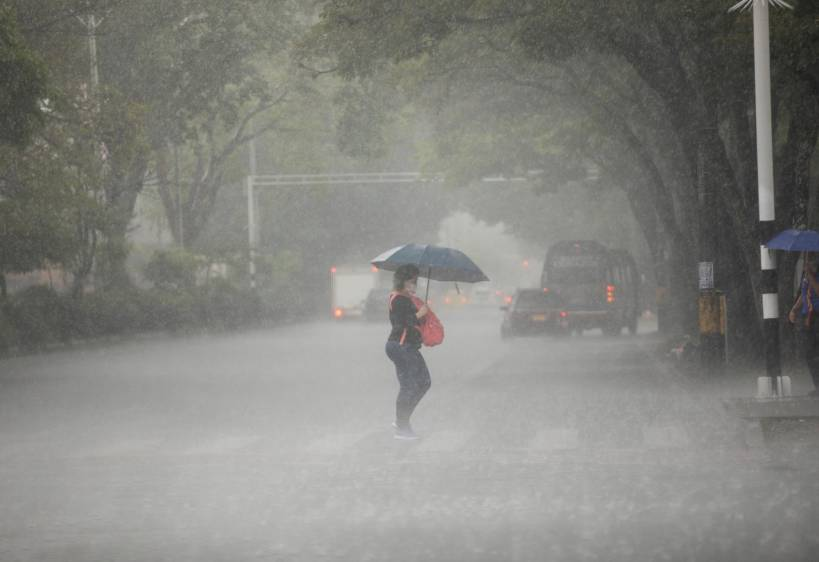
#> input picture test1.jpg, 819 x 562 px
$ jupyter execute --allow-errors ProyectoFinal.ipynb   (shell and % lines are left out)
#> lines starting #> are read from the running program, lines starting #| are printed output that depends on the picture
<br><br>
<h2 style="color:darkblue">IMPLEMENTACIÓN DE LOS MÉTODOS</h2>

<h3 style="color:teal"> OPTIMIZACIÓN CONVEXA</h3>

<h4>Paquetes a instalar</h4>

[cell 1]
# !pip install cvxpy
# !pip install numpy
# !pip install opencv-python
# !pip install tensorflow
# !pip install tabulate

<h4>Funciones para calcular los parámetros que usaremos en nuestro modelo</h4>

[cell 2]
def plot_results(HazeImg, HazeCorrectedImg):
    fig, axes = plt.subplots(nrows=1, ncols=2,figsize=(15,15))
    axes.ravel()
    rgb_img_original = cv2.cvtColor(HazeImg, cv2.COLOR_BGR2RGB)
    rgb_img_dehazed = cv2.cvtColor(HazeCorrectedImg, cv2.COLOR_BGR2RGB)
    axes[0].imshow(rgb_img_original)
    axes[0].title.set_text("Imagen original")
    axes[1].imshow(rgb_img_dehazed)
    axes[1].title.set_text("Imagen reconstruida")
    fig.tight_layout()
    plt.show()

    fig1, axes1 = plt.subplots(nrows=1, ncols=2,figsize=(15,5))
    axes1[0].title.set_text("Histograma de intensidad de luz")
    axes1[0].hist(HazeImg.ravel(),256,[0,256])
    axes1[1].title.set_text("Histograma de intensidad de luz")
    axes1[1].hist(HazeCorrectedImg.ravel(),256,[0,256])
    fig1.tight_layout()

    fig2, axes2 = plt.subplots(nrows=1, ncols=2,figsize=(15,5))

    for channel_id, color in enumerate(colors):
        histogram, bin_edges = np.histogram(
            HazeImg[:, :, channel_id], bins=256, range=(0, 256)
        )
        axes2[0].plot(bin_edges[0:-1], histogram, color=color)
    fig2.tight_layout()
    axes2[0].title.set_text("Histograma de colores por canal");
    axes2[1].title.set_text("Histograma de colores por canal");

    # fig2.tight_layout()
    for channel_id, color in enumerate(colors):
        histogram, bin_edges = np.histogram(
            HazeCorrectedImg[:, :, channel_id], bins=256, range=(0, 256)
        )
        axes2[1].plot(bin_edges[0:-1], histogram, color=color)

    fig2.tight_layout()

[cell 3]
import cv2
import copy
import numpy as np
import matplotlib.pyplot as plt

# Calculamos A para encontrar la luz del aire

def Airlight(HazeImg, windowSize):
    A = []
    for ch in range(len(HazeImg.shape)):
      kernel = np.ones((windowSize, windowSize), np.uint8)
      minImg = cv2.erode(HazeImg[:, :, ch], kernel)
#       plt.imshow(cv2.erode(HazeImg[:, :, ch], kernel))
#       plt.show()
      A.append(int(minImg.max()))
    return(A)

[cell 4]
# Calculamos la función de transmisión para cada pixel. La matriz que retornamos
# es del mismo tamaño de la imagen de entrada y cada elemento tendra un valor entre 0 y 1

def TransmissionOC(HazeImg, A, C0, C1):
    t_b = np.maximum((A[0] - HazeImg[:, :, 0].astype(float)) / (A[0] - C0),
                      (HazeImg[:, :, 0].astype(float) - A[0]) / (C1 - A[0]))
    t_g = np.maximum((A[1] - HazeImg[:, :, 1].astype(float)) / (A[1] - C0),
                      (HazeImg[:, :, 1].astype(float) - A[1]) / (C1 - A[1]))
    t_r = np.maximum((A[2] - HazeImg[:, :, 2].astype(float)) / (A[2] - C0),
                      (HazeImg[:, :, 2].astype(float) - A[2]) / (C1 - A[2]))
    MaxVal = np.maximum(t_b, t_g, t_r)
    transmission = np.minimum(MaxVal, 1)
    return(transmission)

<h4>Construcción del modelo usando CVXPY</h4>

[cell 5]
import cvxpy as cp
from cvxpy.atoms.norm1 import norm1
from cvxpy.atoms.pnorm import pnorm
nombre_im="test1."
import os
os.environ['TF_CPP_MIN_LOG_LEVEL'] = '2'

def removeHaze(HazeImg, delta, Regularize = False):
    windowSize_erode = 25
    A = Airlight(HazeImg, windowSize_erode)
    C0=20
    C1=300
    Transmission = TransmissionOC(HazeImg,A,C0,C1)
    epsilon = 0.0001
    Transmission = pow(np.maximum(abs(Transmission), epsilon), delta)
    HazeCorrectedImage = copy.deepcopy(HazeImg)
    for ch in range(len(HazeImg.shape)):
        # Definimos los parámetros para construir el modelo en CVXPY
        I_c = cp.Parameter(HazeImg[:, :, ch].shape)
        I_c.value = HazeImg[:, :, ch]
        t_c = cp.Parameter(Transmission.shape)
        t_c.value = Transmission
        a_c = cp.Parameter()
        a_c.value = A[ch]

        # Definimos la variable a optimizar, que en este caso es la imagen sin niebla que queremos recuperar
        J_c = cp.Variable(HazeCorrectedImage[:, :, ch].shape)
        J_c.value = HazeCorrectedImage[:, :, ch]

        # Si el canal que se optimiza es el azul se escoge un lamba_2 ligeramente más grande para obtener mejores resultados
        if ch==2:
            lambda_1 = -0.01
            lambda_2 = 0.0015
        else:
            lambda_1 = -0.01
            lambda_2 = 0.001

        # Definimos la expresión que vamos a minimizar
        if Regularize:
          expression = I_c-(cp.multiply(J_c,t_c) + a_c*(1-t_c))+(lambda_1*(cp.norm(t_c,p=2).value))+lambda_2*cp.tv(t_c).value
        else:
          expression = I_c-(cp.multiply(J_c,t_c) + a_c*(1-t_c))
        objective = cp.Minimize(cp.sum_squares(expression))

        # Definimos las restricciones, que en este caso es que cada pixel tenga un valor entre 0 y 255
        constraints = [0 <= J_c, J_c <= 255]
        prob = cp.Problem(objective, constraints);
        prob.solve();
        temp = J_c.value;
        temp = np.maximum(np.minimum(temp, 255), 0)
        HazeCorrectedImage[:, :, ch] = temp
    return(HazeCorrectedImage)

<h4>Evaluación</h4>

Ejecutamos el siguiente código para ver un ejemplo de como funciona el problema de reconstrucción de imágenes. Se presenta una imagen de la ciudad de Bogotá en un día nublado y lluvioso.

[cell 6]
HazeImg = cv2.imread(nombre_im+"jpg")
#> HazeImg is the input picture: shape (562, 819, 3); mean B, G, R 127.1, 131.8, 131.7
colors = ("red", "green", "blue")

#> (the rest of this cell did not finish here and is left out)

#> after the loop in Airlight, `for ch in range(len(HazeImg.shape)):`: A = [185, 187, 187]
#> in removeHaze, `Transmission = pow(np.maximum(abs(Transmission), epsilon), delta)`:
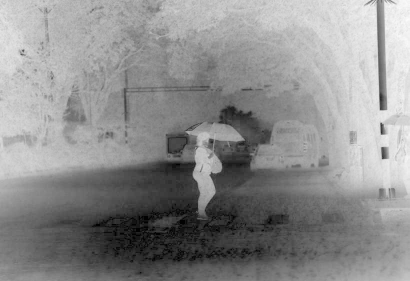
#> Transmission: shape (562, 819) float64 (shown at 1/2 size); min 0.01, max 1, mean 0.554

# cv2.imwrite("DCPdehazed-"+nombre_im+"png",HazeCorrectedImg)

#> (a cell that did not finish here is left out)

<br><br>
<h3 style="color:teal"> MÉTODO ROY-CHAUDHURI</h3>

[cell 8]
import scipy.io as io
import urllib.request
import matplotlib.pyplot as plt

[cell 9]
def TransmissionRC(HazeImg, A):
    one_matrix = np.ones((HazeImg.shape[0],HazeImg.shape[1]))
    t_b = one_matrix-HazeImg[:, :, 0].astype(float)*(0.95/A[0])
    t_g = one_matrix-HazeImg[:, :, 1].astype(float)*(0.95/A[1])
    t_r = one_matrix-HazeImg[:, :, 2].astype(float)*(0.95/A[2])
    MaxVal = np.maximum(t_b, t_g, t_r)
    transmission = np.minimum(MaxVal, 1)
    return(transmission)

[cell 10]
# [8 lines left out: function contrastControllerRC, not called in this run]

[cell 11]
def removeHazeRC(HazeImg, delta, Regularize = False):
    windowSize_erode=25
    A = Airlight(HazeImg, windowSize_erode)
    Transmission=TransmissionRC(HazeImg, A)
    epsilon = 0.0001
    A_contrast = [(255-x)/255 for x in A]
    A_contrast = [1-np.max(A_contrast)+x for x in A_contrast]
    Transmission = pow(np.maximum(abs(Transmission), epsilon), delta)
    HazeCorrectedImage = copy.deepcopy(HazeImg)
    for ch in range(len(HazeImg.shape)):
        A_matrix = np.ones((HazeImg.shape[0],HazeImg.shape[1]))
        A_matrix = A_matrix*A[ch]
        temp=np.divide((HazeImg[:, :, ch]-A_matrix),np.maximum(Transmission, epsilon))+A_matrix
        temp = np.maximum(np.minimum(temp, 255), 0)
        HazeCorrectedImage[:, :, ch] = temp
    return(HazeCorrectedImage)

<h4>Evaluación</h4>

[cell 12]
RCImg = removeHazeRC(HazeImg, 0.5, True)
#> the loop in Airlight (call 2), `for ch in range(len(HazeImg.shape)):` made 3 passes
#> in TransmissionRC, `t_r = one_matrix-HazeImg[:, :, 2].astype(float)*(0.95/A[2])`:
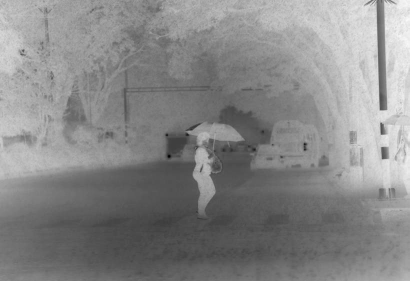
#> t_r: shape (562, 819) float64 (shown at 1/2 size); min -0.295, max 0.883, mean 0.331; drawn with min black and max white
#> in removeHazeRC, `A_contrast = [(255-x)/255 for x in A]`: A_contrast = [0.275, 0.267, 0.267]
#> in removeHazeRC, `A_contrast = [1-np.max(A_contrast)+x for x in A_contrast]`: A_contrast = [1, 0.992, 0.992]
#> the loop in removeHazeRC, `for ch in range(len(HazeImg.shape)):` made 3 passes
#> after the loop in removeHazeRC, `for ch in range(len(HazeImg.shape)):`:
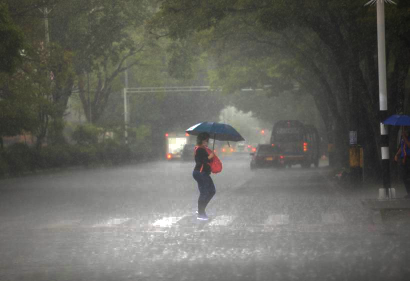
#> HazeCorrectedImage: shape (562, 819, 3) (shown at 1/2 size); mean B, G, R 94.7, 101, 100.9

plot_results(HazeImg,RCImg)

# cv2.imwrite("RCdehazed-"+nombre_im+"jpg",RCDehaze)
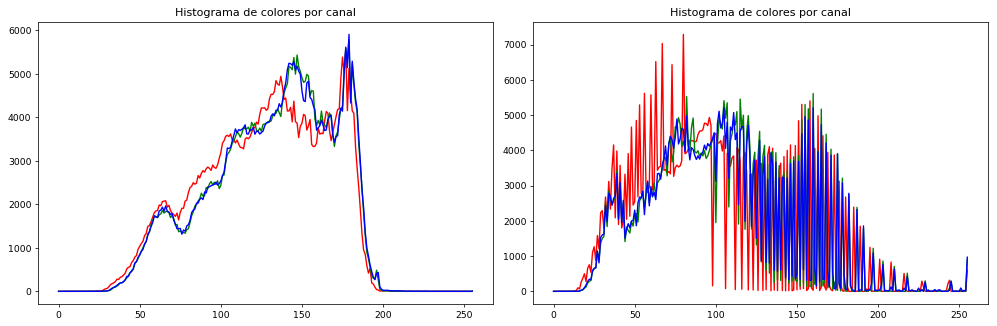
#> figure drawn by matplotlib, 2 panels; panel 1: curve peaks at x = 177, y = 5524; panel 1: curve peaks at x = 179, y = 5786; panel 1: curve peaks at x = 179, y = 5904; panel 2: curve peaks at x = 80, y = 7290

 <br><br>
 <h3 style="color:teal"> REDES NEURONALES CONVOLUCIONALES (CNN)</h3>

<h4>Librerías</h4>

[cell 13]
import tensorflow.compat.v1 as tf
from tensorflow.keras.layers import *
import os, shutil
import glob
import random
from PIL import Image
import cv2

<h4>Hiperparámetros</h4>

[cell 14]
n_epochs = 10
batch_size = 8
learning_rate = 1e-4
weight_decay = 1e-4

<h4>Funciones auxiliares</h4>

[cell 15]
def setup_data_paths(orig_images_path,hazy_images_path):
    orig_image_paths = glob.glob(orig_images_path + "/*.jpg")
    n = len(orig_image_paths)
    random.shuffle(orig_image_paths)
    train_keys = orig_image_paths[:int(0.90*n)]
    val_keys = orig_image_paths[int(0.90*n):]
    split_dict = {}
    for key in train_keys:
        split_dict[key] = 'train'
    for key in val_keys:
        split_dict[key] = 'val'

    train_data = []
    val_data = []

    hazy_image_paths = glob.glob(hazy_images_path + "\*.jpg")
    for path in hazy_image_paths:
        label = path.split('\\')[-1]
        orig_path = orig_images_path + "\\" + label.split('_')[0] + '_' + label.split('_')[1] + ".jpg"
        if(split_dict[orig_path] == 'train'):
          train_data.append([path,orig_path])
        else: val_data.append([path,orig_path])
    return train_data, val_data

# [12 lines left out: functions load_image, showImage, not called in this run]

[cell 16]
def create_datasets(train_data,val_data,batch_size):
    train_ds_hazy = tf.data.Dataset.from_tensor_slices([data[0] for data in train_data]).map(lambda x: load_image(x))
    train_ds_orig = tf.data.Dataset.from_tensor_slices([data[1] for data in train_data]).map(lambda x: load_image(x))
    train_ds = tf.data.Dataset.zip((train_ds_hazy,train_ds_orig)).shuffle(100).repeat().batch(batch_size)

    val_ds_hazy = tf.data.Dataset.from_tensor_slices([data[0] for data in val_data]).map(lambda x: load_image(x))
    val_ds_orig = tf.data.Dataset.from_tensor_slices([data[1] for data in val_data]).map(lambda x: load_image(x))
    val_ds = tf.data.Dataset.zip((val_ds_hazy,val_ds_orig)).shuffle(100).repeat().batch(batch_size)

    iterator = tf.compat.v1.data.Iterator.from_structure(tf.compat.v1.data.get_output_types(train_ds),tf.compat.v1.data.get_output_shapes(train_ds));

    train_init_op = iterator.make_initializer(train_ds);
    val_init_op = iterator.make_initializer(val_ds);

    return train_init_op, val_init_op, iterator

<h4>Diseño de la Red Neuronal Convolucional</h4>

[cell 17]
# [23 lines left out: function haze_net, not called in this run]

[cell 18]
import tensorflow.compat.v1 as tf
tf.disable_v2_behavior()
#> (this line was passed over: tensorflow is not available in this run)
np.random.seed(9999)
tf.compat.v1.reset_default_graph()
#> (this line was passed over: tensorflow is not available in this run)
train_data, val_data = setup_data_paths(os.getcwd()+"/data/orig_images",
                                        os.getcwd()+"/data/hazy_images")
#> (the rest of this cell did not finish here and is left out)

next_element = iterator.get_next();

X = tf.placeholder(shape=(None,480,640,3),dtype=tf.float32)
Y = tf.placeholder(shape=(None,480,640,3),dtype=tf.float32)
dehazed_X = haze_net(X)

loss = tf.reduce_mean(tf.square(dehazed_X-Y));
optimizer = tf.train.AdamOptimizer(learning_rate);
trainable_variables = tf.trainable_variables();
gradients_and_vars = optimizer.compute_gradients(loss,trainable_variables);
clipped_gradients = [(tf.clip_by_norm(gradient,0.1),var) for gradient,var in gradients_and_vars];
optimizer = optimizer.apply_gradients(gradients_and_vars);

<h4>Evaluación</h4>

[cell 19]
tf.reset_default_graph()
#> (this line was passed over: tensorflow is not available in this run)
train_data, val_data = setup_data_paths(os.getcwd()+"/data/orig_images",
                                        os.getcwd()+"/data/hazy_images")
#> (the rest of this cell did not finish here and is left out)

next_element = iterator.get_next();

X = tf.placeholder(shape=(None,480,640,3),dtype=tf.float32)
Y = tf.placeholder(shape=(None,480,640,3),dtype=tf.float32)
dehazed_X = haze_net(X)

loss = tf.reduce_mean(tf.square(dehazed_X-Y))
optimizer = tf.train.AdamOptimizer(learning_rate)
trainable_variables = tf.trainable_variables()
gradients_and_vars = optimizer.compute_gradients(loss,trainable_variables)
clipped_gradients = [(tf.clip_by_norm(gradient,0.1),var) for gradient,var in gradients_and_vars]
optimizer = optimizer.apply_gradients(gradients_and_vars)

[cell 20]
import matplotlib as mpl

def evaluarCNN():
    saver = tf.train.Saver();
    train_data, val_data = setup_data_paths(os.getcwd()+"/data/orig_images",
                                            os.getcwd()+"/data/hazy_images");

    test_input_folder = os.getcwd()+"/test_images";
    test_output_folder = os.getcwd()+"/dehazed_test_images";

    if not os.path.exists(test_output_folder):
      os.mkdir(test_output_folder);

    file_types = ['jpeg','jpg'];

    with tf.Session() as sess:
        saver.restore(sess,os.getcwd()+'/models/model_checkpoint_7.ckpt');
        test_image_paths = []
#         print(tf.profiler.profile(
#         sess.graph,
#         options=tf.profiler.ProfileOptionBuilder.float_operation()))
        for file_type in file_types:
            test_image_paths.extend(glob.glob(test_input_folder+"/*."+file_type));


        for path in test_image_paths:
            image_label = path.split(test_input_folder)[-1][1:];
            if nombre_im!=image_label[:-3]:
                continue
            image = Image.open(path)
            image = image.resize((640, 480))
            image = np.asarray(image) / 255.0
            image = image.reshape((1,) + image.shape)
            dehazed_image = sess.run(dehazed_X,feed_dict={X:image,Y:image});

            dehazed_image = np.asarray(dehazed_image[0] * 255,dtype=np.uint8)
            mpl.image.imsave(test_output_folder + "/" + 'dehazed_' + image_label, dehazed_image)
            #Para guardar la imagen en la carpeta principal

            mpl.image.imsave("CNNdehazed-"+nombre_im+"png", dehazed_image)
            HazeImg = cv2.imread(path)
            HazeCorrectedImg = cv2.imread("CNNdehazed-"+nombre_im+"png")
        return HazeCorrectedImg

#> (the rest of this cell did not finish here and is left out)

 <br><br>
 <h3 style="color:teal; display:inline"> MÉTODO YJN</h3><p style="color:teal; display:inline">(Yessica-Jorge-Nicolás)</p>

Este es el método que proponemos basándonos en los resultados analizados en las 3 aproximaciones previas. El método que tomamos como base es el método de Roy-Chaudhuri y le agregamos una función de regularización para lograr un mejor contraste y suavida en la imagen final. Esta regularización la hacemos aplicando la transformada rápida discreta de Fourier y luego su inversa.

[cell 21]
def TransmissionYJN(HazeImg, A):
    one_matrix = np.ones((HazeImg.shape[0],HazeImg.shape[1]))
    t_b = one_matrix-HazeImg[:, :, 0].astype(float)*(0.95/A[0])
    t_g = one_matrix-HazeImg[:, :, 1].astype(float)*(0.95/A[1])
    t_r = one_matrix-HazeImg[:, :, 2].astype(float)*(0.95/A[2])
    MaxVal = np.maximum(t_b, t_g, t_r)
    transmission = np.minimum(MaxVal, 1)
    return(transmission)

[cell 22]
from skimage.io import imread, imshow
from skimage.color import rgb2hsv, rgb2gray, rgb2yuv
from skimage import color, exposure, transform
from skimage.exposure import equalize_hist

[cell 23]
def regularizationYJN(image):
    HazeCorrectedImage = copy.deepcopy(image)
    transformed_channels = []
    for i in range(3):
        rgb_fft = np.fft.fft2((image[:, :, i]))
        rgb_fft[:225, 235:237] = 1
        rgb_fft[-225:,235:237] = 1
        HazeCorrectedImage[:,:,i]=abs(np.fft.ifft2(rgb_fft))
    return HazeCorrectedImage

[cell 24]
def removeHazeYJN(HazeImg, delta):
    epsilon = 0.0001
    windowSize_erode=25
    A = Airlight(HazeImg, windowSize_erode)
    Transmission = TransmissionYJN(HazeImg,A)
    A_contrast = [(255-x)/255 for x in A]
    A_contrast = [1-np.max(A_contrast)+x for x in A_contrast]
    Transmission = pow(np.maximum(abs(Transmission), epsilon), delta)
    HazeCorrectedImage = copy.deepcopy(HazeImg)
    for ch in range(len(HazeImg.shape)):
        A_matrix = np.ones((HazeImg.shape[0],HazeImg.shape[1]))
        A_matrix = A_matrix*A[ch]
        temp=np.divide((HazeImg[:, :, ch]-A_matrix),np.maximum(Transmission, epsilon))+A_matrix
        temp = np.maximum(np.minimum(temp, 255), 0)
        HazeCorrectedImage[:, :, ch] = temp
    RegularizedImage = regularizationYJN(HazeCorrectedImage)
    return(RegularizedImage)

[cell 25]
YJNImg = removeHazeYJN(HazeImg, 0.5)
#> in removeHazeYJN, `A = Airlight(HazeImg, windowSize_erode)`: A = [185, 187, 187]
#> in removeHazeYJN, `A_contrast = [(255-x)/255 for x in A]`: A_contrast = [0.275, 0.267, 0.267]
#> in removeHazeYJN, `A_contrast = [1-np.max(A_contrast)+x for x in A_contrast]`: A_contrast = [1, 0.992, 0.992]
#> the loop in removeHazeYJN, `for ch in range(len(HazeImg.shape)):` made 3 passes
plot_results(HazeImg,YJNImg);
# cv2.imwrite("YJNdehazed-"+nombre_im+"jpg",YJNDehaze)

<br><br>
<h2 style="color:darkblue">COMPARACIÓN DE RESULTADOS</h2>
<br>
<h3 style="color:teal">TIEMPO</h3>

[cell 26]
import time
from tabulate import tabulate
from IPython.utils import io

def execTime(verbose=False):
    # Optimización Convexa
    times=["Tiempo online (s)","N/A"]
    start_time = time.time()
    OCImg = removeHaze(HazeImg, 0.5, False);
    finish_time = time.time() - start_time
    times.append(finish_time)
#     times.append(24.05)

    # Método Roy-Chaudhuri
    start_time = time.time()
    RCImg = removeHazeRC(HazeImg, 0.5, True)
    finish_time = time.time() - start_time
    times.append(finish_time)

    # CNN
    start_time = time.time()
    with io.capture_output() as captured:
        CNNImg = evaluarCNN();
    finish_time = time.time() - start_time
    times.append(finish_time)

    # Método YJN
    start_time = time.time()
    YJNImg = removeHazeYJN(HazeImg, 0.5);
    finish_time = time.time() - start_time
    times.append(finish_time)
    if verbose:
        return times, OCImg, RCImg, CNNImg, YJNImg
    else:
        return times

<br>
<h3 style="color:teal">CONSTRASTE</h3>

[cell 27]
# [35 lines left out: function contrastes, not called in this run]

<br>
<h3 style="color:teal">VARIACIÓN TOTAL</h3>

[cell 28]
# [37 lines left out: function variaciones, not called in this run]

<br>
<h3 style="color:teal">CALIDAD DE LA IMAGEN</h3>

[cell 29]
# [80 lines left out: function plot_results_ext, not called in this run]

[cell 30]
from tabulate import tabulate

# [16 lines left out: function show_results, not called in this run]

[cell 31]
HazeImg = cv2.imread("test1.jpg")
nombre_im ="test1."
#> (the rest of this cell did not finish here and is left out)

#> the loop in removeHaze, `for ch in range(len(HazeImg.shape)):` made 1 pass
show_results(times)

[cell 32]
HazeImg = cv2.imread("test2.jpg")
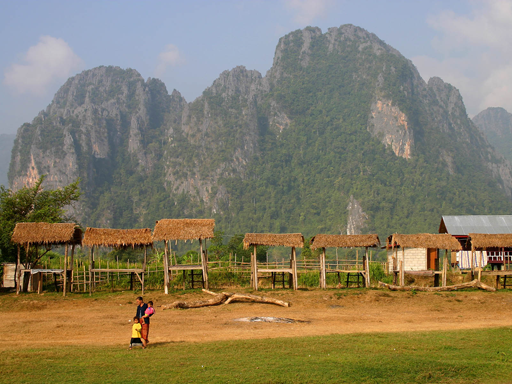
#> input picture test2.jpg, 512 x 384 px
#> HazeImg is the input picture: shape (384, 512, 3); mean B, G, R 101.5, 125.5, 134.4
nombre_im ="test2."
#> (the rest of this cell did not finish here and is left out)

#> the loop in removeHaze (call 2), `for ch in range(len(HazeImg.shape)):` made 1 pass
show_results(times)

[cell 33]
HazeImg = cv2.imread("test3.jpg")
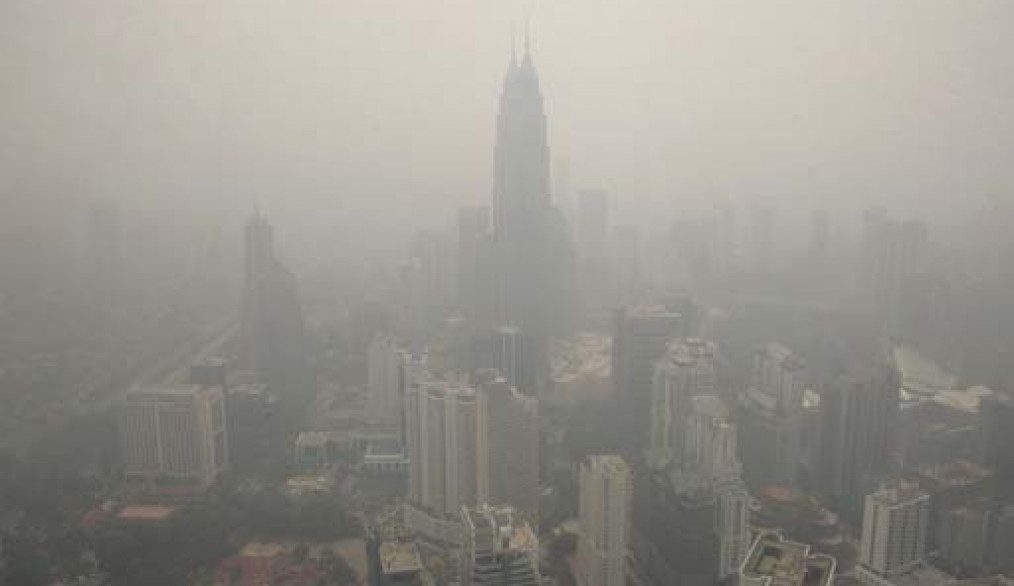
#> input picture test3.jpg, 1014 x 586 px
#> HazeImg is the input picture: shape (586, 1014, 3); mean B, G, R 142.5, 149.6, 152.2
nombre_im ="test3."
#> (the rest of this cell did not finish here and is left out)

#> the loop in Airlight (call 6), `for ch in range(len(HazeImg.shape)):` made 3 passes
#> pass 1, in Airlight (call 6), `minImg = cv2.erode(HazeImg[:, :, ch], kernel)`:
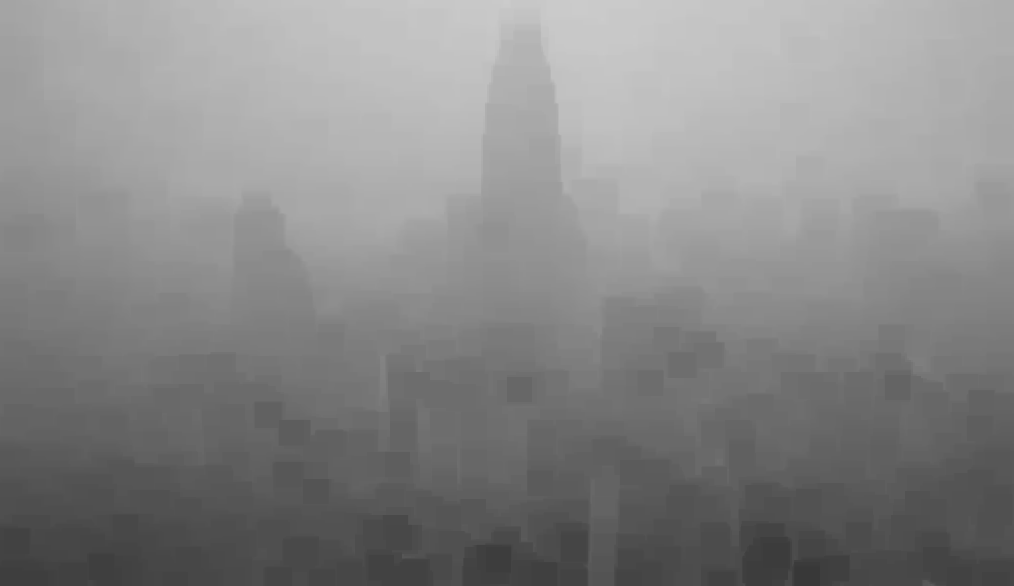
#> minImg: shape (586, 1014); min 56, max 203, mean 134.9
#> after the loop in Airlight (call 6), `for ch in range(len(HazeImg.shape)):`: A = [203, 214, 218]
show_results(times)
